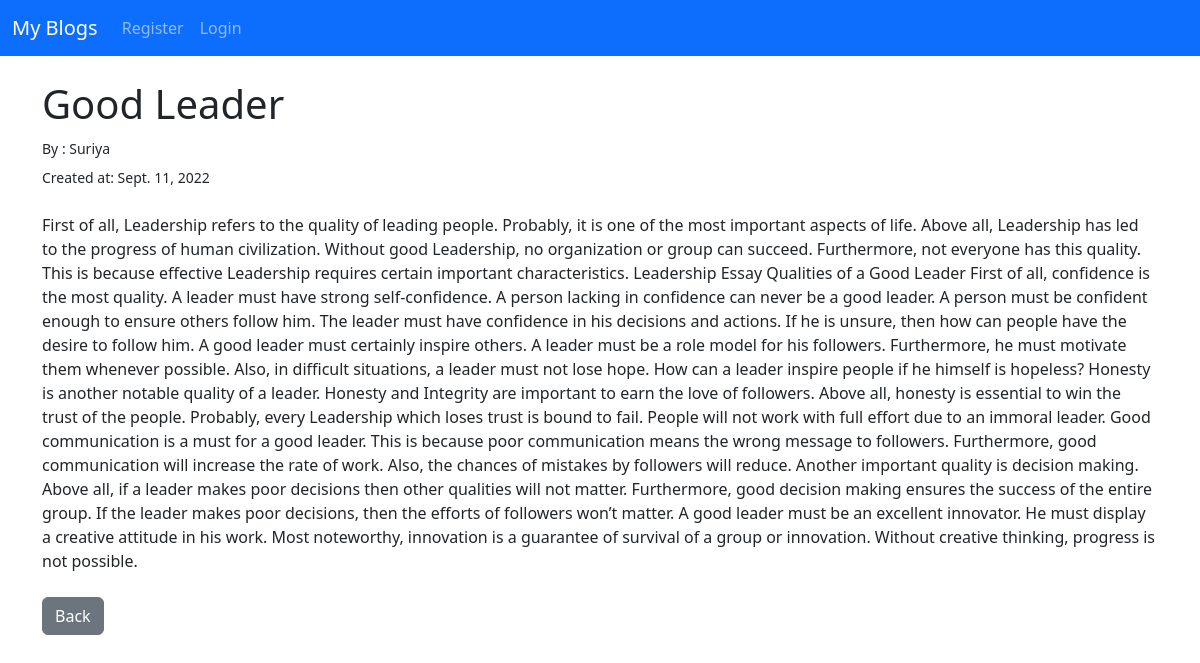
Screenshot of /article/4 with the database file from the repository.
### user/models.py (models this page shows, shortened)
class Post(models.Model):
    title=models.CharField(max_length=255)
    titleTag=models.CharField(max_length=255)
    author=models.ForeignKey(User,on_delete=models.CASCADE)
    category=models.TextField()
    body=models.TextField()
    post_date=models.DateField(auto_now_add=True)

### user/views.py (the view)
# urls.py: path('article/<int:pk>',ArticleView.as_view(),name='article'),
class ArticleView(DetailView):
    model =Post
    template_name='article.html'

### user/templates/article.html (shortened to what this page needs)
{% extends 'base.html'%}
{% block content%}
	<div>
		<h1>{{post.title}}</h1>
	<small>By : {{post.author}}</small><br>
	<div style="padding-top: 5px;">
		<small>Created at: {{post.post_date}}</small>
	</div>
	<br>
	{{post.body |safe}}
	<br><br>
	<a class="btn btn-secondary" href="{% url 'home' %}">Back</a>
	</div>
{% endblock %}

### rows the page displays
Post: title "Good Leader", author "Suriya", post_date "Sept. 11, 2022", body "First of all, Leadership refers to the quality of leading people. Probably, it is one of the most important aspects of life. Above all, Leadership has led to the progress of human civilization. Without good Leadership, no organization or group can succeed. Furthermore, not everyone has this quality. This is because effective Leadership requires certain important characteristics. Leadership Essay Qualities of a Good Leader First of all, confidence is the most quality. A leader must have strong self-confidence. A person lacking in confidence can never be a good leader. A person must be confident enough to ensure others follow him. The leader must have confidence in his decisions and actions.…"
